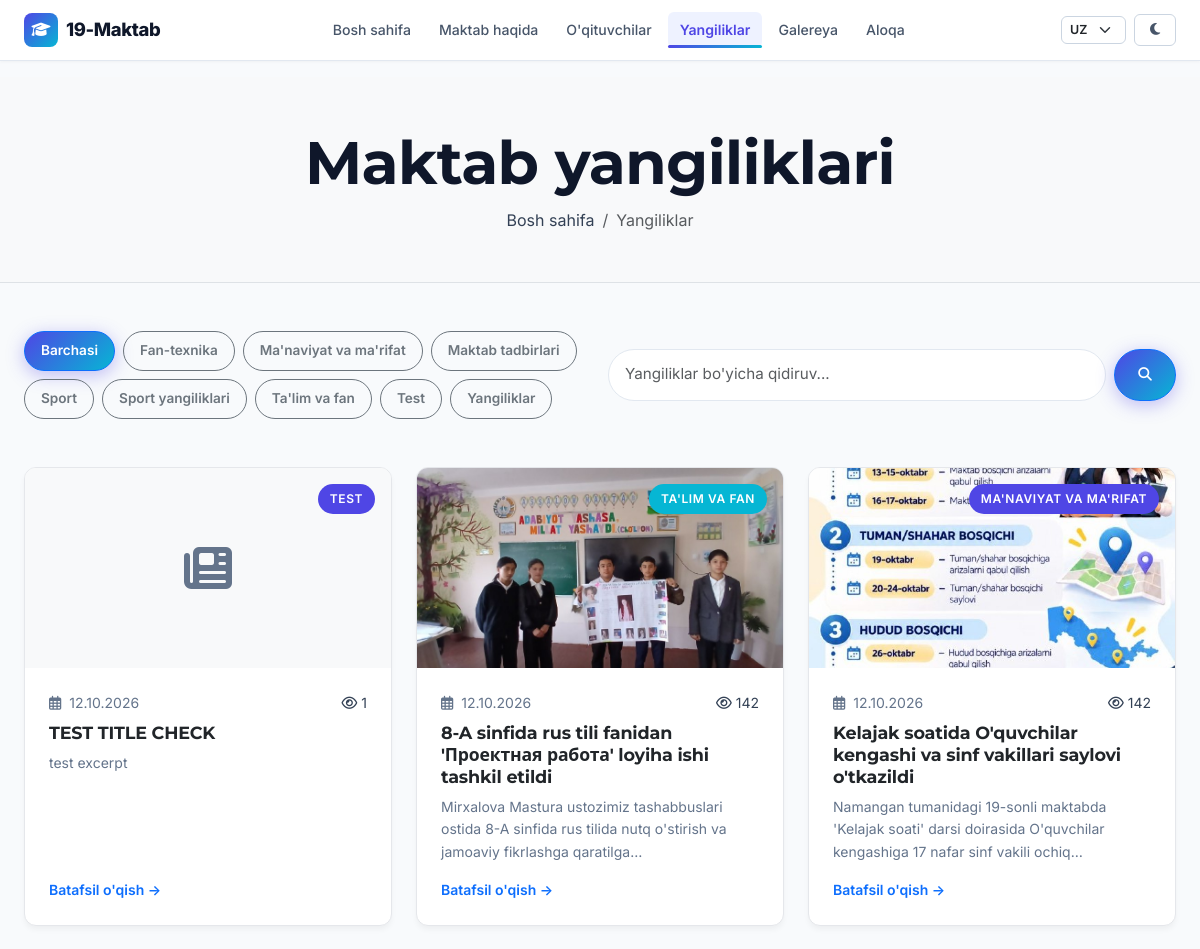
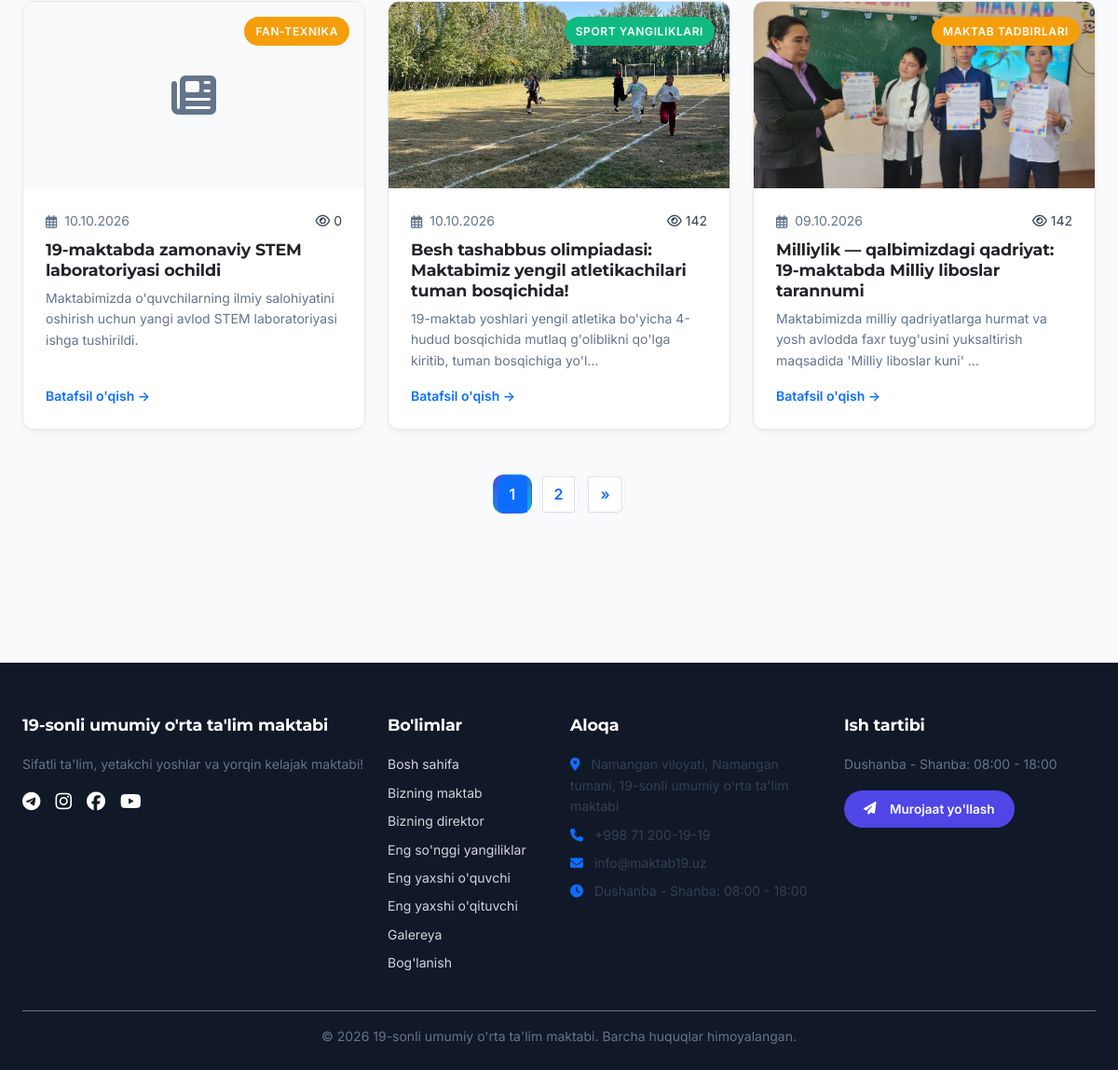
Before: /news/ with the older database file (2 pictures, top to bottom).
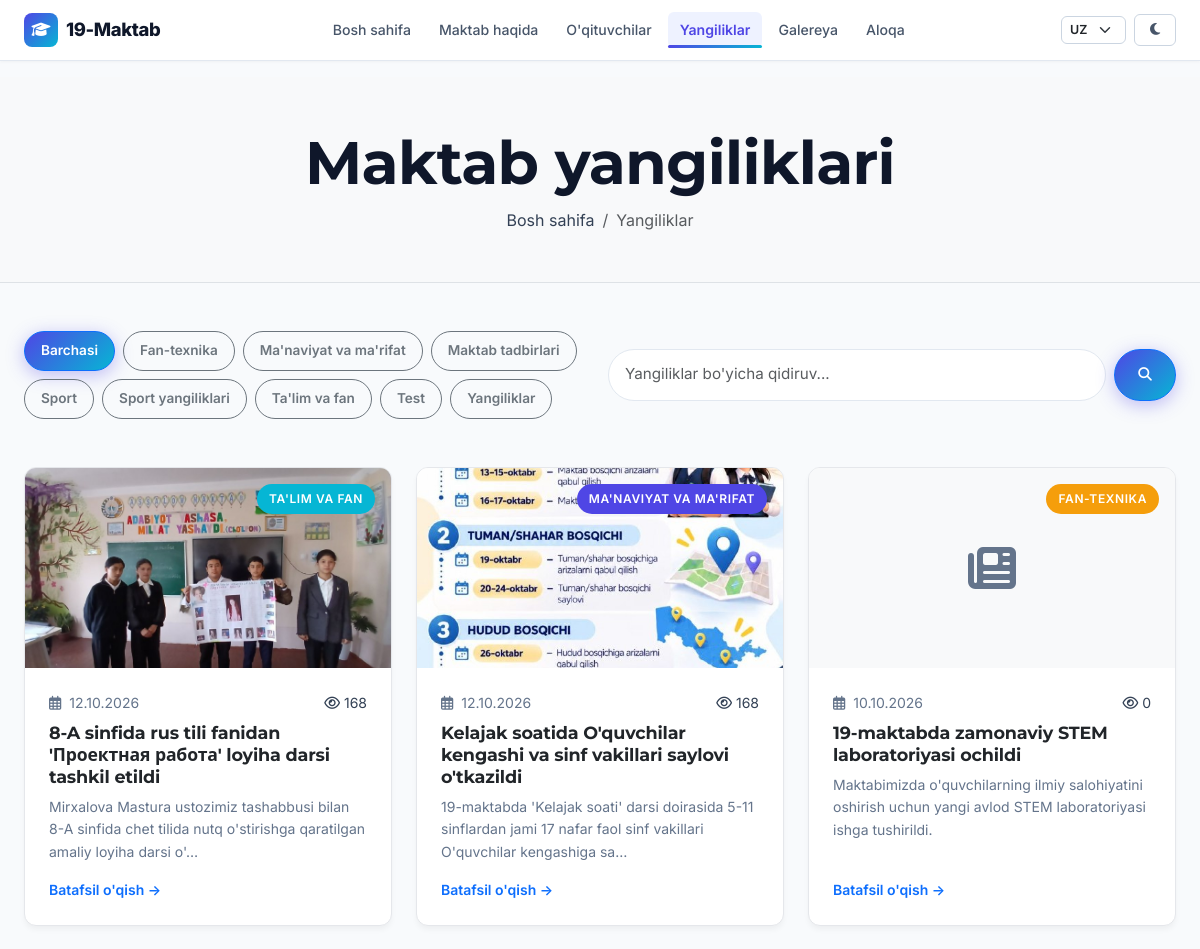
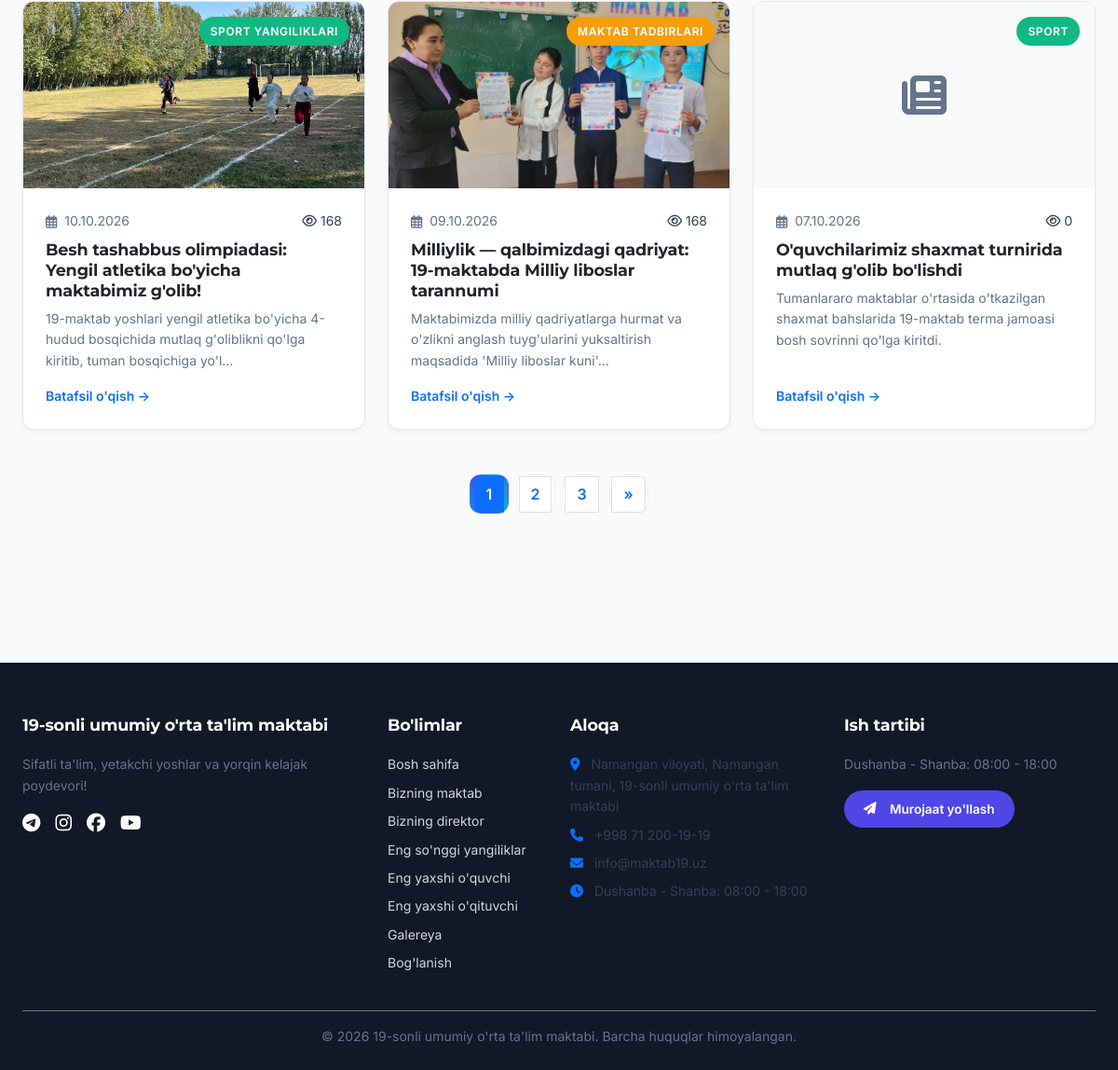
After: the same page with the newer database file (2 pictures, top to bottom).
### apps/news/models.py (models this page shows, shortened)
class NewsCategory(models.Model):
    name = models.CharField(max_length=100, verbose_name="Kategoriya nomi (UZ)")
    name_ru = models.CharField(max_length=100, blank=True, verbose_name="Kategoriya nomi (RU)")
    name_en = models.CharField(max_length=100, blank=True, verbose_name="Kategoriya nomi (EN)")
    slug = models.SlugField(unique=True, verbose_name="Slug")
    color = models.CharField(max_length=7, default='#4F46E5', verbose_name="Rang kodi")
    class Meta:
        verbose_name = 'Yangilik toifasi'
        verbose_name_plural = 'Yangilik toifalari'
        ordering = ['name']
    @property
    def localized_name(self):
        lang = get_language() or 'uz'
        if lang.startswith('ru') and self.name_ru:
            return self.name_ru
        if lang.startswith('en') and self.name_en:
            return self.name_en
        return self.name

class News(models.Model):
    STATUS_CHOICES = [
        ('draft', 'Qoralama'),
        ('scheduled', 'Rejalashtirilgan'),
        ('published', "E'lon qilingan"),
        ('archived', 'Arxivlangan'),
    ]
    title = models.CharField(max_length=300, verbose_name="Sarlavha (UZ)")
    title_ru = models.CharField(max_length=300, blank=True, verbose_name="Sarlavha (RU)")
    title_en = models.CharField(max_length=300, blank=True, verbose_name="Sarlavha (EN)")
    slug = models.SlugField(max_length=320, unique=True, verbose_name="Slug")
    category = models.ForeignKey(NewsCategory, on_delete=models.SET_NULL, null=True, blank=True, related_name='news_items', verbose_name="Toifa")
    excerpt = models.TextField(max_length=500, verbose_name="Qisqa mazmun (UZ)")
    excerpt_ru = models.TextField(max_length=500, blank=True, verbose_name="Qisqa mazmun (RU)")
    excerpt_en = models.TextField(max_length=500, blank=True, verbose_name="Qisqa mazmun (EN)")
    content = models.TextField(verbose_name="Batafsil matn (UZ)")
    content_ru = models.TextField(blank=True, verbose_name="Batafsil matn (RU)")
    content_en = models.TextField(blank=True, verbose_name="Batafsil matn (EN)")
    cover_image = models.ImageField(upload_to='news/covers/', blank=True, null=True, verbose_name="Muqova rasmi")
    status = models.CharField(max_length=20, choices=STATUS_CHOICES, default='draft', verbose_name="Holati")
    is_featured = models.BooleanField(default=False, verbose_name="Muhim yangilik")
    scheduled_at = models.DateTimeField(null=True, blank=True, verbose_name="Rejalashtirilgan vaqt")
    published_at = models.DateTimeField(null=True, blank=True, verbose_name="E'lon qilingan vaqt")
    created_at = models.DateTimeField(auto_now_add=True, verbose_name="Yaratilgan vaqt")
    updated_at = models.DateTimeField(auto_now=True, verbose_name="Tahrirlangan vaqt")
    views_count = models.PositiveIntegerField(default=0, verbose_name="Ko'rishlar soni")
    class Meta:
        verbose_name = 'Yangilik'
        verbose_name_plural = 'Yangiliklar'
        ordering = ['-published_at', '-created_at']
    @property
    def localized_title(self):
        lang = get_language() or 'uz'
        if lang.startswith('ru') and self.title_ru:
            return self.title_ru
        if lang.startswith('en') and self.title_en:
            return self.title_en
        return self.title
    @property
    def localized_excerpt(self):
        lang = get_language() or 'uz'
        if lang.startswith('ru') and self.excerpt_ru:
            return self.excerpt_ru
        if lang.startswith('en') and self.excerpt_en:
            return self.excerpt_en
        return self.excerpt
    def get_absolute_url(self):
        return reverse('news:detail', kwargs={'slug': self.slug})

### apps/core/models.py (models this page shows, shortened)
class SiteSettings(models.Model):
    school_name = models.CharField(max_length=200, verbose_name="Maktab nomi (UZ)")
    school_name_ru = models.CharField(max_length=200, blank=True, verbose_name="Maktab nomi (RU)")
    school_name_en = models.CharField(max_length=200, blank=True, verbose_name="Maktab nomi (EN)")
    tagline = models.CharField(max_length=300, blank=True, verbose_name="Shior (UZ)")
    tagline_ru = models.CharField(max_length=300, blank=True, verbose_name="Shior (RU)")
    tagline_en = models.CharField(max_length=300, blank=True, verbose_name="Shior (EN)")
    hero_image = models.ImageField(upload_to='site/', blank=True, null=True, verbose_name="Bosh sahifa rasmi")
    about_text = models.TextField(blank=True, verbose_name="Maktab haqida (UZ)")
    about_text_ru = models.TextField(blank=True, verbose_name="Maktab haqida (RU)")
    about_text_en = models.TextField(blank=True, verbose_name="Maktab haqida (EN)")
    director_name = models.CharField(max_length=200, blank=True, verbose_name="Direktor F.I.Sh")
    director_message = models.TextField(blank=True, verbose_name="Direktor murojaati")
    director_photo = models.ImageField(upload_to='director/', blank=True, null=True, verbose_name="Direktor rasmi")
    phone = models.CharField(max_length=50, blank=True, verbose_name="Telefon raqam")
    email = models.EmailField(blank=True, verbose_name="Elektron pochta")
    address = models.TextField(blank=True, verbose_name="Manzil (UZ)")
    address_ru = models.TextField(blank=True, verbose_name="Manzil (RU)")
    address_en = models.TextField(blank=True, verbose_name="Manzil (EN)")
    working_hours = models.CharField(max_length=200, blank=True, verbose_name="Ish vaqti")
    facebook_url = models.URLField(blank=True, verbose_name="Facebook havolasi")
    telegram_url = models.URLField(blank=True, verbose_name="Telegram havolasi")
    instagram_url = models.URLField(blank=True, verbose_name="Instagram havolasi")
    youtube_url = models.URLField(blank=True, verbose_name="YouTube havolasi")
    primary_color = models.CharField(max_length=7, default='#4F46E5', verbose_name="Asosiy rang")
    secondary_color = models.CharField(max_length=7, default='#06B6D4', verbose_name="Qo'shimcha rang")
    accent_color = models.CharField(max_length=7, default='#FACC15', verbose_name="Urg'u rangi")
    class Meta:
        verbose_name = 'Sayt sozlamalari'
        verbose_name_plural = 'Sayt sozlamalari'
    @property
    def localized_name(self):
        lang = get_language() or 'uz'
        if lang.startswith('ru') and self.school_name_ru:
            return self.school_name_ru
        if lang.startswith('en') and self.school_name_en:
            return self.school_name_en
        return self.school_name
    @property
    def localized_tagline(self):
        lang = get_language() or 'uz'
        if lang.startswith('ru') and self.tagline_ru:
            return self.tagline_ru
        if lang.startswith('en') and self.tagline_en:
            return self.tagline_en
        return self.tagline
    @property
    def localized_address(self):
        lang = get_language() or 'uz'
        if lang.startswith('ru') and self.address_ru:
            return self.address_ru
        if lang.startswith('en') and self.address_en:
            return self.address_en
        return self.address

### apps/news/views.py (the view, shortened to what this page needs)
# urls.py: path('', views.news_list_view, name='list'),
def news_list_view(request):
    queryset = News.objects.filter(status='published').select_related('category')
    category_slug = request.GET.get('category')
    selected_category = None
    if category_slug:
        selected_category = get_object_or_404(NewsCategory, slug=category_slug)
        queryset = queryset.filter(category=selected_category)
    query = request.GET.get('q', '').strip()
    paginator = Paginator(queryset, 6)
    page_number = request.GET.get('page')
    page_obj = paginator.get_page(page_number)
    categories = NewsCategory.objects.all()
    context = {
        'page_obj': page_obj,
        'categories': categories,
        'selected_category': selected_category,
        'query': query,
    }
    return render(request, 'news/news_list.html', context)

### apps/core/context_processors.py (called while the page is built)
def site_settings(request):
    settings_obj = SiteSettings.objects.first()
    return {
        'site_settings': settings_obj,
    }

### templates/news/news_list.html (shortened to what the changed rows need)
{% extends 'base.html' %}
{% load i18n static %}
{% block content %}
<div class="bg-light py-5 border-bottom">
    <div class="container text-center">
        <h1 class="fw-bold mb-2">{% trans "Maktab yangiliklari" %}</h1>
    </div>
</div>
<section class="py-5">
    <div class="container">
        <div class="row g-3 mb-5 align-items-center">
            <div class="col-lg-6">
                <div class="d-flex flex-wrap gap-2">
                    <a href="{% url 'news:list' %}" class="btn {% if not selected_category %}btn-primary{% else %}btn-outline-secondary{% endif %} btn-sm rounded-pill px-3">
                        {% trans "Barchasi" %}
                    </a>
                    {% for cat in categories %}
                        <a href="{% url 'news:list' %}?category={{ cat.slug }}" class="btn {% if selected_category == cat %}btn-primary{% else %}btn-outline-secondary{% endif %} btn-sm rounded-pill px-3">
                            {{ cat.localized_name }}
                        </a>
                    {% endfor %}
                </div>
            </div>
        </div>
        <div class="row g-4 mb-5">
            {% if page_obj %}
                {% for item in page_obj %}
                    <div class="col-md-6 col-lg-4">
                        <div class="school-card">
                            <div class="card-img-wrapper">
                                {% if item.cover_image %}
                                    <img src="{{ item.cover_image.url }}" alt="{{ item.localized_title }}">
                                {% else %}
                                    <div class="d-flex align-items-center justify-content-center h-100 bg-light text-muted">
                                        <i class="fas fa-newspaper fa-3x"></i>
                                    </div>
                                {% endif %}
                                {% if item.category %}
                                    <span class="position-absolute top-0 end-0 m-3 badge-category text-white" style="background-color: {{ item.category.color }};">
                                        {{ item.category.localized_name }}
                                    </span>
                                {% endif %}
                            </div>
                            <div class="card-body">
                                <small class="text-muted mb-2 d-flex align-items-center gap-2">
                                    <i class="far fa-calendar-alt"></i> {{ item.published_at|date:"d.m.Y" }}
                                    <span class="ms-auto"><i class="far fa-eye"></i> {{ item.views_count }}</span>
                                </small>
                                <h5 class="fw-bold mb-2">
                                    <a href="{{ item.get_absolute_url }}" class="text-dark text-decoration-none">
                                        {{ item.localized_title }}
                                    </a>
                                </h5>
                                <p class="text-muted small mb-3 flex-grow-1">
                                    {{ item.localized_excerpt|truncatechars:120 }}
                                </p>
                                <a href="{{ item.get_absolute_url }}" class="fw-semibold text-primary text-decoration-none small">
                                    {% trans "Batafsil o'qish" %} &rarr;
                                </a>
                            </div>
                        </div>
                    </div>
                {% endfor %}
            {% else %}
                <div class="col-12 text-center py-5">
                    <i class="far fa-newspaper fa-4x text-muted mb-3"></i>
                    <p class="text-muted">{% trans "Hech qanday yangilik topilmadi." %}</p>
                </div>
            {% endif %}
        </div>
        {% if page_obj.has_other_pages %}
            <nav aria-label="Page navigation">
                <ul class="pagination justify-content-center">
                    {% for num in page_obj.paginator.page_range %}
                        <li class="page-item {% if page_obj.number == num %}active{% endif %}">
                            <a class="page-link" href="?page={{ num }}{% if query %}&q={{ query }}{% endif %}{% if selected_category %}&category={{ selected_category.slug }}{% endif %}">
                                {{ num }}
                            </a>
                        </li>
                    {% endfor %}
                </ul>
            </nav>
        {% endif %}
    </div>
</section>
{% endblock %}

### templates/base.html (shortened to what the changed rows need)
{% load i18n static %}
<!DOCTYPE html>
<html lang="{{ LANGUAGE_CODE|default:'uz' }}">
<head>
    <link href="https://cdn.jsdelivr.net/npm/bootstrap@5.3.3/dist/css/bootstrap.min.css" rel="stylesheet">
    <link rel="stylesheet" href="https://cdnjs.cloudflare.com/ajax/libs/font-awesome/6.5.1/css/all.min.css">
    <link rel="stylesheet" href="{% static 'css/main.css' %}">
    <link rel="stylesheet" href="{% static 'css/style.css' %}">
</head>
<body>
                        {% get_current_language as CURRENT_LANGUAGE %}
    <main>
        {% block content %}{% endblock %}
    </main>
    <footer>
        <div class="container">
            <div class="row g-4 mb-4">
                <div class="col-lg-4 col-md-6">
                    <h5 class="footer-title">{{ site_settings.localized_name|default:"19-Maktab" }}</h5>
                    <p class="small text-muted">{{ site_settings.localized_tagline|default:"Zamonaviy ta'lim va ma'naviyat maskani." }}</p>
                    <div class="d-flex gap-3 mt-3">
                        {% if site_settings.telegram_url %}
                            <a href="{{ site_settings.telegram_url }}" target="_blank" class="text-white"><i class="fab fa-telegram fa-lg"></i></a>
                        {% endif %}
                        {% if site_settings.instagram_url %}
                            <a href="{{ site_settings.instagram_url }}" target="_blank" class="text-white"><i class="fab fa-instagram fa-lg"></i></a>
                        {% endif %}
                        {% if site_settings.facebook_url %}
                            <a href="{{ site_settings.facebook_url }}" target="_blank" class="text-white"><i class="fab fa-facebook fa-lg"></i></a>
                        {% endif %}
                        {% if site_settings.youtube_url %}
                            <a href="{{ site_settings.youtube_url }}" target="_blank" class="text-white"><i class="fab fa-youtube fa-lg"></i></a>
                        {% endif %}
                    </div>
                </div>
                <div class="col-lg-2 col-md-6">
                </div>
                <div class="col-lg-3 col-md-6">
                    <ul class="list-unstyled small text-muted d-flex flex-column gap-2">
                        <li><i class="fas fa-map-marker-alt me-2 text-primary"></i> {{ site_settings.localized_address|default:"Namangan viloyati, Namangan tumani, 19-maktab" }}</li>
                        <li><i class="fas fa-phone me-2 text-primary"></i> {{ site_settings.phone|default:"+998 69 227-19-19" }}</li>
                        <li><i class="fas fa-envelope me-2 text-primary"></i> {{ site_settings.email|default:"info@maktab19.uz" }}</li>
                        <li><i class="fas fa-clock me-2 text-primary"></i> {{ site_settings.working_hours|default:"08:00 - 18:00" }}</li>
                    </ul>
                </div>
                <div class="col-lg-3 col-md-6">
                    <h5 class="footer-title">{% trans "Ish tartibi" %}</h5>
                    <p class="small text-muted">{{ site_settings.working_hours|default:"Dushanba - Shanba: 08:00 - 18:00" }}</p>
                    <a href="{% url 'contacts:contact' %}" class="btn btn-sm text-white" style="background-color: var(--primary);">
                        <i class="fas fa-paper-plane me-1"></i> {% trans "Murojaat yo'llash" %}
                    </a>
                </div>
            </div>
            <div class="border-top border-secondary pt-3 text-center small text-muted">
                &copy; {% now "Y" %} {{ site_settings.localized_name|default:"19-Maktab" }}. {% trans "Barcha huquqlar himoyalangan." %}
            </div>
        </div>
    </footer>
</body>
</html>

Changed rows visible on the page:
removed News: category.localized_name "TEST", published_at "12.10.2026", views_count "1", localized_title "TEST TITLE CHECK", localized_excerpt "test excerpt"
changed News "TA'LIM VA FAN": views_count "142" → "168"; localized_title "8-A sinfida rus tili fanidan 'Проектная работа' loyiha ishi tashkil etildi" → "8-A sinfida rus tili fanidan 'Проектная работа' loyiha darsi tashkil etildi"; localized_excerpt "Mirxalova Mastura ustozimiz tashabbuslari ostida 8-A sinfida rus tilida nutq o'stirish va jamoaviy fikrlashga qaratilga…" → "Mirxalova Mastura ustozimiz tashabbusi bilan 8-A sinfida chet tilida nutq o'stirishga qaratilgan amaliy loyiha darsi o'…"
changed News "Kelajak soatida O'quvchilar kengashi va sinf vakillari saylovi o'tkazildi": views_count "142" → "168"; localized_excerpt "Namangan tumanidagi 19-sonli maktabda 'Kelajak soati' darsi doirasida O'quvchilar kengashiga 17 nafar sinf vakili ochiq…" → "19-maktabda 'Kelajak soati' darsi doirasida 5-11 sinflardan jami 17 nafar faol sinf vakillari O'quvchilar kengashiga sa…"
changed News "SPORT YANGILIKLARI": views_count "142" → "168"; localized_title "Besh tashabbus olimpiadasi: Maktabimiz yengil atletikachilari tuman bosqichida!" → "Besh tashabbus olimpiadasi: Yengil atletika bo'yicha maktabimiz g'olib!"
changed News "Milliylik — qalbimizdagi qadriyat: 19-maktabda Milliy liboslar tarannumi": views_count "142" → "168"; localized_excerpt "Maktabimizda milliy qadriyatlarga hurmat va yosh avlodda faxr tuyg'usini yuksaltirish maqsadida 'Milliy liboslar kuni' …" → "Maktabimizda milliy qadriyatlarga hurmat va o'zlikni anglash tuyg'ularini yuksaltirish maqsadida 'Milliy liboslar kuni'…"
now on this page (row unchanged): News: category.localized_name "SPORT", published_at "07.10.2026", views_count "0", localized_title "O'quvchilarimiz shaxmat turnirida mutlaq g'olib bo'lishdi", localized_excerpt "Tumanlararo maktablar o'rtasida o'tkazilgan shaxmat bahslarida 19-maktab terma jamoasi bosh sovrinni qo'lga kiritdi."
changed SiteSettings "19-sonli umumiy o'rta ta'lim maktabi": localized_tagline "Sifatli ta'lim, yetakchi yoshlar va yorqin kelajak maktabi!" → "Sifatli ta'lim, yetakchi yoshlar va yorqin kelajak poydevori!"
Other visible differences:
new list line: "3"
